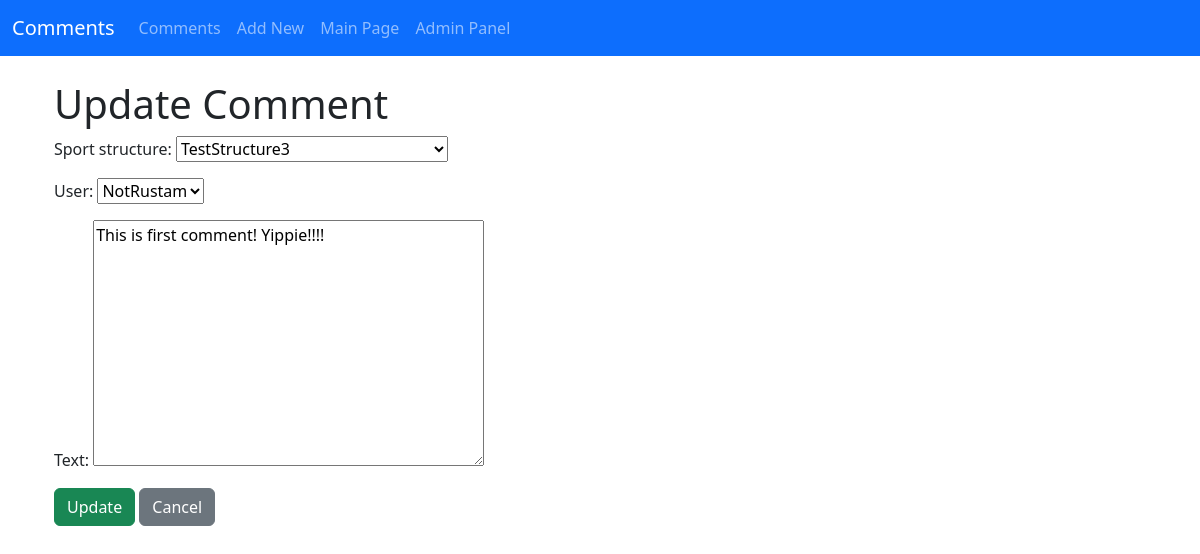
The page /comments/update/1/ (signed in) on the database its author committed.
### djangoSportApp/models.py (models this page shows, shortened)
class Comment(models.Model):
    sport_structure = models.ForeignKey(SportStructure, on_delete=models.CASCADE, related_name='comments')
    user = models.ForeignKey('auth.User', on_delete=models.CASCADE)
    text = models.TextField()
    created_at = models.DateTimeField(auto_now_add=True)
    is_approved = models.BooleanField(default=True)  # For moderation

### djangoSportApp/views.py (the view)
# urls.py: path('comments/update/<int:pk>/', views.comment_update, name='comments_update'),
@permission_required('djangoSportApp.change_comment', raise_exception=True)
def comment_update(request, pk):
    comment = get_object_or_404(Comment, pk=pk)
    if request.method == 'POST':
        form = CommentForm(request.POST, instance=comment)
        if form.is_valid():
            form.save()
            return redirect('comments_list')
    else:
        form = CommentForm(instance=comment)
    return render(request, 'crud/comment_form.html', {'form': form, 'action': 'Update'})

### djangoSportApp/forms.py
class CommentForm(forms.ModelForm):
    class Meta:
        model = Comment
        fields = ['sport_structure', 'user', 'text']

### djangoSportApp/models.py (called while the page is built)
    def __str__(self):
        return self.name

### templates/crud/comment_form.html (shortened to what this page needs)
{% extends 'crud/crud_comments_base.html' %}
{% block content %}
<div class="container mt-4">
    <h1>{{ action }} Comment</h1>
    <form method="post" enctype="multipart/form-data">
        {{ form.as_p }}
        <button type="submit" class="btn btn-success">{{ action }}</button>
        <a href="{% url 'comments_list' %}" class="btn btn-secondary">Cancel</a>
    </form>
</div>
{% endblock %}

### rows shown on the page
Comment: sport_structure "TestStructure3", user "NotRustam", text "This is first comment! Yippie!!!!"

### other values the page prints
{{ action }} "Update"
